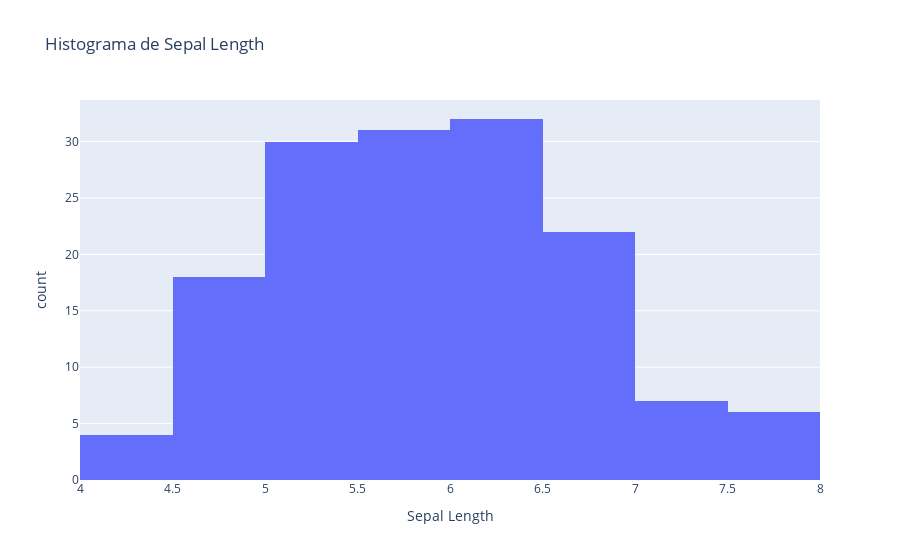

Source (notebook cell):
### Markdown cell above
---

## Ejercicio 4: Histograma

4.1) Crea un histograma de sepal_length

### Code cell
# Tu código aquí
fig = px.histogram(
    iris,
    x="sepal.length",
    title="Histograma de Sepal Length",
    labels={"sepal.length": "Sepal Length", "count": "Frecuencia"}
)

fig.show()

### Figure 1 — Plotly figure (JSON) as saved in the notebook; plotly's stock layout.template omitted (floating-point values rounded to 4 significant figures; data arrays with more than 128 entries replaced by an {"elided": "..."} marker saying what was removed)
{"data": [{"bingroup": "x", "hovertemplate": "Sepal Length=%{x}<br>count=%{y}<extra></extra>", "legendgroup": "", "marker": {"color": "#636efa", "pattern": {"shape": ""}}, "name": "", "orientation": "v", "showlegend": false, "type": "histogram", "x": {"elided": "150 float values"}, "xaxis": "x", "yaxis": "y"}], "layout": {"barmode": "relative", "legend": {"tracegroupgap": 0}, "title": {"text": "Histograma de Sepal Length"}, "xaxis": {"anchor": "y", "domain": [0, 1], "title": {"text": "Sepal Length"}}, "yaxis": {"anchor": "x", "domain": [0, 1], "title": {"text": "count"}}}}
